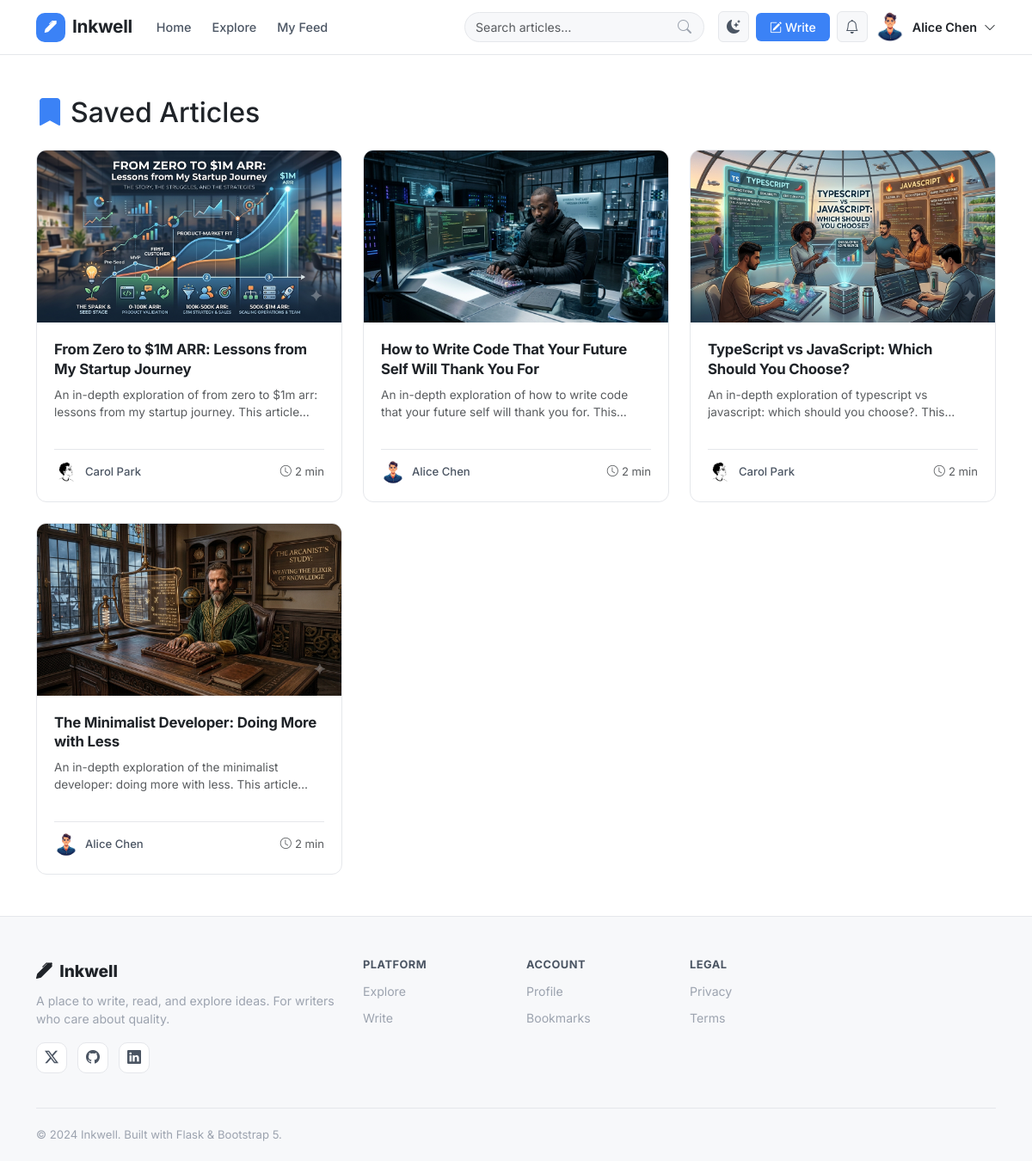
Screenshot of /users/settings/bookmarks (signed in) with the database file from the repository.
### app/models/user.py (models this page shows, shortened)
class User(db.Model):
    __tablename__ = "users"
    id = db.Column(db.Integer, primary_key=True)
    username = db.Column(db.String(64), unique=True, nullable=False, index=True)
    email = db.Column(db.String(120), unique=True, nullable=False, index=True)
    password_hash = db.Column(db.String(256), nullable=False)
    display_name = db.Column(db.String(100))
    bio = db.Column(db.Text)
    avatar_url = db.Column(db.String(255), default="default_avatar.png")
    website = db.Column(db.String(255))
    twitter = db.Column(db.String(100))
    github = db.Column(db.String(100))
    linkedin = db.Column(db.String(100))
    role = db.Column(db.String(20), default="user")  # user | author | admin
    is_active = db.Column(db.Boolean, default=True)
    is_email_verified = db.Column(db.Boolean, default=False)
    created_at = db.Column(db.DateTime, default=datetime.utcnow)
    updated_at = db.Column(db.DateTime, default=datetime.utcnow, onupdate=datetime.utcnow)
    last_seen = db.Column(db.DateTime)
    posts = db.relationship("Post", backref="author", lazy="dynamic", cascade="all, delete-orphan")
    comments = db.relationship("Comment", backref="author", lazy="dynamic", cascade="all, delete-orphan")
    likes = db.relationship("Like", backref="user", lazy="dynamic", cascade="all, delete-orphan")
    bookmarks = db.relationship("Bookmark", backref="user", lazy="dynamic", cascade="all, delete-orphan")
    notifications = db.relationship("Notification", backref="recipient", lazy="dynamic",
                                    foreign_keys="Notification.user_id", cascade="all, delete-orphan")
    followed = db.relationship(
        "User",
        secondary=followers_table,
        primaryjoin=(followers_table.c.follower_id == id),
        secondaryjoin=(followers_table.c.followed_id == id),
        backref=db.backref("followers", lazy="dynamic"),
        lazy="dynamic",
    )

### app/models/bookmark.py (models this page shows, shortened)
class Bookmark(db.Model):
    __tablename__ = "bookmarks"
    id = db.Column(db.Integer, primary_key=True)
    user_id = db.Column(db.Integer, db.ForeignKey("users.id"), nullable=False)
    post_id = db.Column(db.Integer, db.ForeignKey("posts.id"), nullable=False)
    created_at = db.Column(db.DateTime, default=datetime.utcnow)
    __table_args__ = (
        db.UniqueConstraint("user_id", "post_id", name="uq_bookmark"),
    )

### app/models/post.py (models this page shows, shortened)
class Post(db.Model):
    __tablename__ = "posts"
    id = db.Column(db.Integer, primary_key=True)
    title = db.Column(db.String(255), nullable=False)
    slug = db.Column(db.String(300), unique=True, nullable=False, index=True)
    excerpt = db.Column(db.String(500))
    content = db.Column(db.Text, nullable=False)
    cover_image = db.Column(db.String(255))
    status = db.Column(db.String(20), default="draft")  # draft | published | flagged
    is_featured = db.Column(db.Boolean, default=False)
    view_count = db.Column(db.Integer, default=0)
    reading_time = db.Column(db.Integer, default=1)  # minutes
    author_id = db.Column(db.Integer, db.ForeignKey("users.id"), nullable=False)
    category_id = db.Column(db.Integer, db.ForeignKey("categories.id"))
    created_at = db.Column(db.DateTime, default=datetime.utcnow)
    updated_at = db.Column(db.DateTime, default=datetime.utcnow, onupdate=datetime.utcnow)
    published_at = db.Column(db.DateTime)
    comments = db.relationship("Comment", backref="post", lazy="dynamic",
                                cascade="all, delete-orphan")
    bookmarks = db.relationship("Bookmark", backref="post", lazy="dynamic",
                                 cascade="all, delete-orphan")
    tags = db.relationship("Tag", secondary=post_tags, backref=db.backref("posts", lazy="dynamic"))

### app/blueprints/users/__init__.py (the view)
@users_bp.route("/settings/bookmarks")
def bookmarks():
    current_user = get_current_user()
    if not current_user:
        return redirect(url_for("auth.login"))
    page = request.args.get("page", 1, type=int)
    saved = Bookmark.query.filter_by(user_id=current_user.id)\
        .order_by(Bookmark.created_at.desc())\
        .paginate(page=page, per_page=12, error_out=False)
    return render_template("users/bookmarks.html", bookmarks=saved, current_user=current_user)

### app/blueprints/users/__init__.py (called while the page is built)
def get_current_user():
    uid = session.get("user_id")
    return User.query.get(uid) if uid else None

### app/templates/users/bookmarks.html (shortened to what this page needs)
{% extends "base.html" %}
{% block content %}
<div class="container py-5">
  <h2 class="mb-4"><i class="bi bi-bookmark-fill me-2 text-primary"></i>Saved Articles</h2>
  {% if bookmarks.items %}
  <div class="posts-grid">
    {% for bm in bookmarks.items %}
    {% set post = bm.post %}
    {% if post %}
    <article class="post-card" data-aos="fade-up">
      <a href="{{ url_for('posts.detail', slug=post.slug) }}" class="post-card-image-link">
        {% if post.cover_image %}
        <img src="{{ url_for('static', filename=post.cover_image) }}" alt="{{ post.title }}" class="post-card-img" loading="lazy" onerror="this.parentElement.classList.add('no-image')">
        {% else %}
        <div class="post-card-img-placeholder"><i class="bi bi-journal-text"></i></div>
        {% endif %}
      </a>
      <div class="post-card-body">
        <h5 class="post-card-title"><a href="{{ url_for('posts.detail', slug=post.slug) }}">{{ post.title }}</a></h5>
        <p class="post-card-excerpt text-muted">{{ post.excerpt or (post.content|striptags)[:100] }}…</p>
        <div class="post-card-footer">
          <a href="{{ url_for('users.profile', username=post.author.username) }}" class="author-link-sm">
            <img src="{{ url_for('static', filename=post.author.avatar_url) }}" alt="{{ post.author.username }}" class="avatar-xs rounded-circle" onerror="this.src='/static/images/default_avatar.png'">
            <span>{{ post.author.display_name or post.author.username }}</span>
          </a>
          <span class="text-muted small"><i class="bi bi-clock me-1"></i>{{ post.reading_time }} min</span>
        </div>
      </div>
    </article>
    {% endif %}
    {% endfor %}
  </div>
  {% else %}
  <div class="empty-state">
    <i class="bi bi-bookmark-x"></i>
    <p>No saved articles yet.</p>
    <a href="{{ url_for('posts.index') }}" class="btn btn-primary rounded-pill">Explore Articles</a>
  </div>
  {% endif %}
</div>
{% endblock %}

### app/templates/base.html (shortened to what this page needs)
<!DOCTYPE html>
<html lang="en" data-bs-theme="light">
<head>
  <link href="https://cdn.jsdelivr.net/npm/bootstrap@5.3.2/dist/css/bootstrap.min.css" rel="stylesheet">
  <link href="https://cdn.jsdelivr.net/npm/bootstrap-icons@1.11.3/font/bootstrap-icons.min.css" rel="stylesheet">
  <link href="https://unpkg.com/aos@2.3.4/dist/aos.css" rel="stylesheet">
  <link rel="stylesheet" href="{{ url_for('static', filename='css/main.css') }}">
</head>
<body class="d-flex flex-column min-vh-100">
<nav class="navbar navbar-expand-lg navbar-main sticky-top" id="mainNavbar">
  <div class="container">
    <a class="navbar-brand" href="{{ url_for('main.index') }}">
      <span class="brand-icon"><i class="bi bi-pen-fill"></i></span>
      <span class="brand-text">Inkwell</span>
    </a>
    <div class="collapse navbar-collapse" id="navbarNav">
      <ul class="navbar-nav me-auto">
        <li class="nav-item">
          <a class="nav-link {% if request.endpoint == 'main.index' %}active{% endif %}" href="{{ url_for('main.index') }}">Home</a>
        </li>
        <li class="nav-item">
          <a class="nav-link" href="{{ url_for('posts.index') }}">Explore</a>
        </li>
        {% if current_user %}
        <li class="nav-item">
          <a class="nav-link" href="{{ url_for('users.feed') }}">My Feed</a>
        </li>
        {% endif %}
      </ul>
      <form class="d-flex me-3 search-form" action="{{ url_for('posts.index') }}" method="GET">
        <div class="input-group search-input-group">
          <input type="search" name="q" class="form-control" placeholder="Search articles…" value="{{ request.args.get('q', '') }}">
          <button class="btn btn-search" type="submit"><i class="bi bi-search"></i></button>
        </div>
      </form>
      <ul class="navbar-nav align-items-center gap-2">
        <li class="nav-item">
          <button class="btn btn-theme-toggle" id="themeToggle" title="Toggle dark mode">
            <i class="bi bi-moon-stars-fill" id="themeIcon"></i>
          </button>
        </li>
        {% if current_user %}
        <li class="nav-item">
          <a class="btn btn-write" href="{{ url_for('posts.create') }}">
            <i class="bi bi-pencil-square me-1"></i>Write
          </a>
        </li>
        <li class="nav-item dropdown">
          <button class="btn btn-icon-nav" data-bs-toggle="dropdown">
            <i class="bi bi-bell"></i>
          </button>
        </li>
        <li class="nav-item dropdown">
          <button class="btn p-0 border-0 d-flex align-items-center gap-2" data-bs-toggle="dropdown" id="userMenuBtn">
            <img src="{{ url_for('static', filename=current_user.avatar_url) if current_user.avatar_url else url_for('static', filename='images/default_avatar.png') }}"
                 alt="{{ current_user.username }}" class="avatar-sm rounded-circle" onerror="this.src='/static/images/default_avatar.png'">
            <span class="user-name d-none d-lg-inline">{{ current_user.display_name or current_user.username }}</span>
            <i class="bi bi-chevron-down small"></i>
          </button>
        </li>
        {% endif %}
      </ul>
    </div>
  </div>
</nav>
<main class="flex-grow-1">
  {% block content %}{% endblock %}
</main>
<footer class="site-footer mt-auto">
  <div class="container">
    <div class="row gy-4">
      <div class="col-lg-4">
        <div class="footer-brand">
          <i class="bi bi-pen-fill me-2"></i><span>Inkwell</span>
        </div>
        <p class="footer-tagline">A place to write, read, and explore ideas. For writers who care about quality.</p>
        <div class="social-links">
          <a href="https://x.com/snehitsabale" target="_blank" rel="noopener"><i class="bi bi-twitter-x"></i></a>
          <a href="https://github.com/snehitsabale2108" target="_blank" rel="noopener"><i class="bi bi-github"></i></a>
          <a href="https://www.linkedin.com/in/snehit-sabale-09916b2a3/" target="_blank" rel="noopener"><i class="bi bi-linkedin"></i></a>
        </div>
      </div>
      <div class="col-6 col-lg-2">
        <h6 class="footer-heading">Platform</h6>
        <ul class="footer-links">
          <li><a href="{{ url_for('posts.index') }}">Explore</a></li>
          <li><a href="{{ url_for('posts.create') if current_user else url_for('auth.register') }}">Write</a></li>
        </ul>
      </div>
      <div class="col-6 col-lg-2">
        <h6 class="footer-heading">Account</h6>
        <ul class="footer-links">
          {% if current_user %}
          <li><a href="{{ url_for('users.profile', username=current_user.username) }}">Profile</a></li>
          <li><a href="{{ url_for('users.bookmarks') }}">Bookmarks</a></li>
          {% else %}
          <li><a href="{{ url_for('auth.register') }}">Sign Up</a></li>
          <li><a href="{{ url_for('auth.login') }}">Sign In</a></li>
          {% endif %}
        </ul>
      </div>
      <div class="col-6 col-lg-2">
        <h6 class="footer-heading">Legal</h6>
        <ul class="footer-links">
          <li><a href="{{ url_for('main.privacy') }}">Privacy</a></li>
          <li><a href="{{ url_for('main.terms') }}">Terms</a></li>
        </ul>
      </div>
    </div>
    <div class="footer-bottom">
      <span>© {{ 2024 }} Inkwell. Built with Flask &amp; Bootstrap 5.</span>
    </div>
  </div>
</footer>
</body>
</html>

### rows the page displays
User: avatar_url (picture), display_name "Alice Chen", author "Alice Chen"
Bookmark: cover_image (picture), avatar_url (picture)
Post: title "From Zero to $1M ARR: Lessons from My Startup Journey", excerpt "An in-depth exploration of from zero to $1m arr: lessons from my startup journey. This…", reading_time "2"
User: author "Carol Park"
Bookmark: cover_image (picture), avatar_url (picture)
Post: title "How to Write Code That Your Future Self Will Thank You For", excerpt "An in-depth exploration of how to write code that your future self will thank you for.…", reading_time "2"
Bookmark: cover_image (picture), avatar_url (picture)
Post: title "TypeScript vs JavaScript: Which Should You Choose?", excerpt "An in-depth exploration of typescript vs javascript: which should you choose?.…", reading_time "2"
Bookmark: cover_image (picture), avatar_url (picture)
Post: title "The Minimalist Developer: Doing More with Less", excerpt "An in-depth exploration of the minimalist developer: doing more with less. This…", reading_time "2"

### other values shown
{{ 2024 }} "2024"
